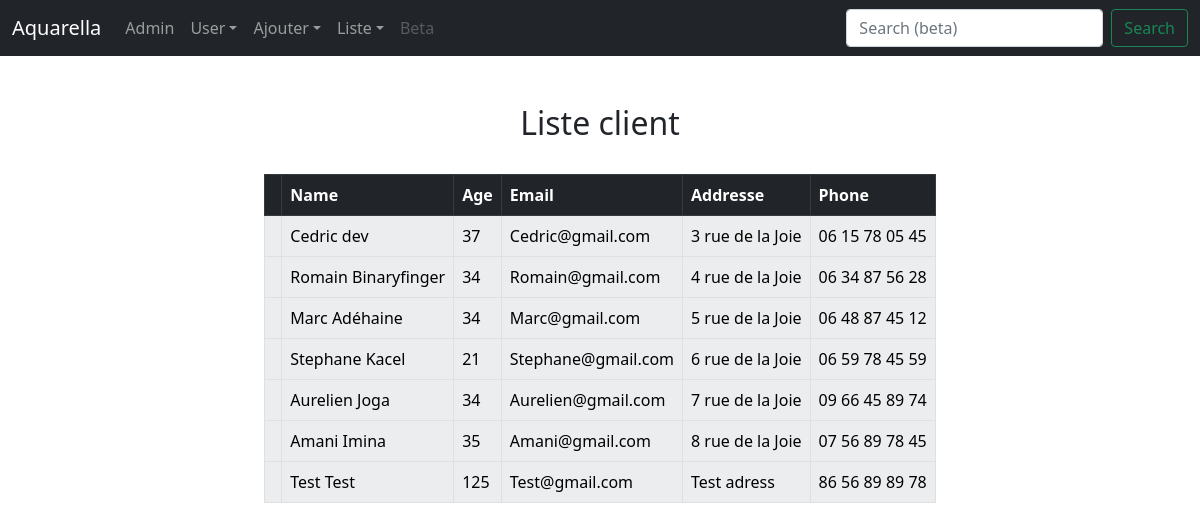
The page /Liste-de-client/ on the database as committed earlier.
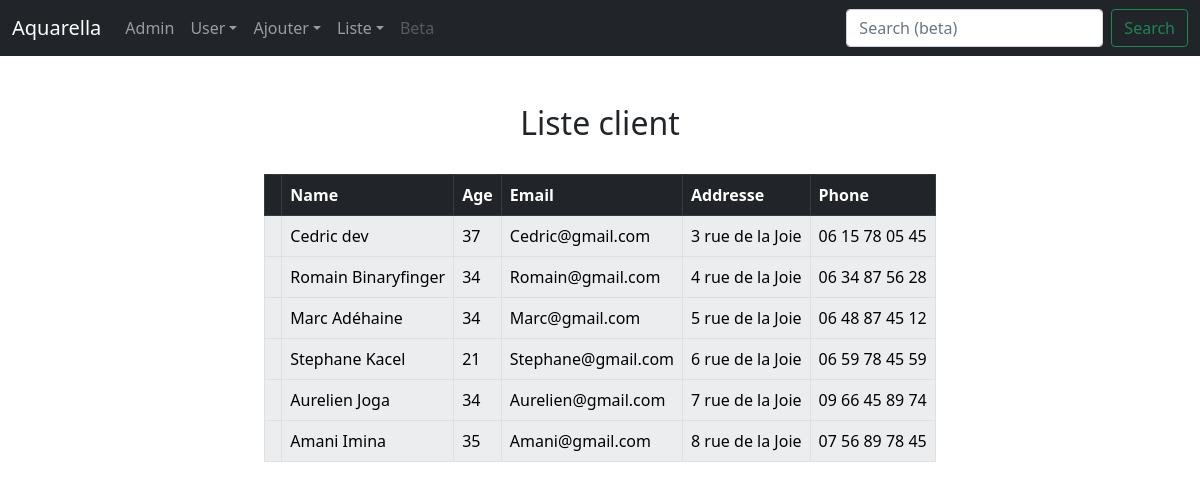
The same page on the database as committed later.
### accounts/models.py (models this page shows)
class Client(models.Model):
    first_name=models.CharField(max_length=30)
    last_name=models.CharField(max_length=30)
    id_client=models.CharField('Id Client',max_length=3)
    age=models.CharField(max_length=3)
    email=models.EmailField('Email Address',max_length=50)
    address=models.CharField(max_length=300)
    phone=models.CharField('Contact Phone',max_length=14)
    def __str__(self):  #allow us to pop up on the page
        return self.first_name + ' ' + self.last_name # put first and last name on website

### accounts/views.py (the view)
# urls.py: path('Liste-de-client/',views.list_client,name='liste_client'),
def list_client(request): # pour afficher liste client
	client_list=Client.objects.all() #put all the client object of cleint
	return render(request,'Liste-de-client.html',{'client_list': client_list})

### templates/Liste-de-client.html (shortened to what this page needs)
{% extends 'base.html' %}
{% block content %}
<center><h2>Liste client</h2></center>
<br/>
<table style="margin: auto; width: auto;" class="table table-bordered table-striped table-hover">
    <thead>
        <tr class="table-dark">
            <th scope="col"></th>
            <th scope="col">Name</th>
            <th scope="col">Age</th>
            <th scope="col">Email</th>
            <th scope="col">Addresse</th>
            <th scope="col">Phone</th>
        </tr>
    </thead>
    {% for liste_de_client in client_list%}
    <tbody>
        <tr class="table-light">
            <th scope="col"></th>
            <td>{{ liste_de_client }}</td>
            <td>{{liste_de_client.age}}</td>
            <td>{{liste_de_client.email}}</td>
            <td>{{liste_de_client.address}}</td>
            <td>{{liste_de_client.phone}}</td>
        </tr>
    </tbody>
    {% endfor %}
</table>
{% endblock content %}

Rows that differ between the two databases and show on the page:
removed Client: first_name+last_name "Test Test", age "125", email "Test@gmail.com", address "Test adress", phone "86 56 89 89 78"
